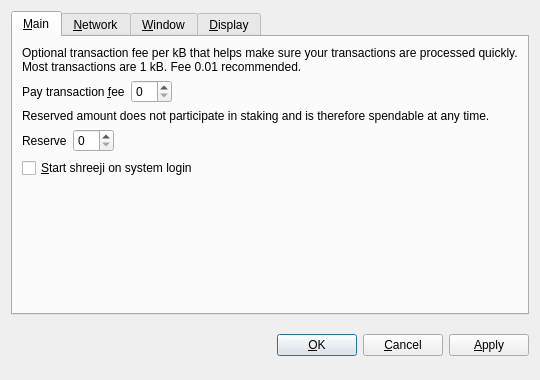
<?xml version="1.0" encoding="UTF-8"?>
<ui version="4.0">
 <class>OptionsDialog</class>
 <widget class="QDialog" name="OptionsDialog">
  <property name="geometry">
   <rect>
    <x>0</x>
    <y>0</y>
    <width>540</width>
    <height>380</height>
   </rect>
  </property>
  <property name="windowTitle">
   <string>Options</string>
  </property>
  <property name="modal">
   <bool>true</bool>
  </property>
  <layout class="QVBoxLayout" name="verticalLayout">
   <item>
    <widget class="QTabWidget" name="tabWidget">
     <property name="tabPosition">
      <enum>QTabWidget::North</enum>
     </property>
     <property name="currentIndex">
      <number>0</number>
     </property>
     <widget class="QWidget" name="tabMain">
      <attribute name="title">
       <string>&amp;Main</string>
      </attribute>
      <layout class="QVBoxLayout" name="verticalLayout_Main">
       <item>
        <widget class="QLabel" name="transactionFeeInfoLabel">
         <property name="text">
          <string>Optional transaction fee per kB that helps make sure your transactions are processed quickly. Most transactions are 1 kB. Fee 0.01 recommended.</string>
         </property>
         <property name="textFormat">
          <enum>Qt::PlainText</enum>
         </property>
         <property name="wordWrap">
          <bool>true</bool>
         </property>
        </widget>
       </item>
       <item>
        <layout class="QHBoxLayout" name="horizontalLayoutFee">
         <item>
          <widget class="QLabel" name="transactionFeeLabel">
           <property name="text">
            <string>Pay transaction &amp;fee</string>
           </property>
           <property name="textFormat">
            <enum>Qt::PlainText</enum>
           </property>
           <property name="buddy">
            <cstring>transactionFee</cstring>
           </property>
          </widget>
         </item>
         <item>
          <widget class="BitcoinAmountField" name="transactionFee"/>
         </item>
         <item>
          <spacer name="horizontalSpacerFee">
           <property name="orientation">
            <enum>Qt::Horizontal</enum>
           </property>
           <property name="sizeHint" stdset="0">
            <size>
             <width>40</width>
             <height>20</height>
            </size>
           </property>
          </spacer>
         </item>
        </layout>
       </item>
       <item>
        <widget class="QLabel" name="reserveBalanceInfoLabel">
         <property name="text">
          <string>Reserved amount does not participate in staking and is therefore spendable at any time.</string>
         </property>
         <property name="textFormat">
          <enum>Qt::PlainText</enum>
         </property>
         <property name="wordWrap">
          <bool>true</bool>
         </property>
        </widget>
       </item>
       <item>
        <layout class="QHBoxLayout" name="horizontalLayoutReserveBalance">
         <item>
          <widget class="QLabel" name="reserveBalanceLabel">
           <property name="text">
            <string>Reserve</string>
           </property>
           <property name="textFormat">
            <enum>Qt::PlainText</enum>
           </property>
           <property name="buddy">
            <cstring>reserveBalance</cstring>
           </property>
          </widget>
         </item>
         <item>
          <widget class="BitcoinAmountField" name="reserveBalance"/>
         </item>
         <item>
          <spacer name="horizontalSpacerReserveBalance">
           <property name="orientation">
            <enum>Qt::Horizontal</enum>
           </property>
           <property name="sizeHint" stdset="0">
            <size>
             <width>40</width>
             <height>20</height>
            </size>
           </property>
          </spacer>
         </item>
        </layout>
       </item>
       <item>
        <widget class="QCheckBox" name="bitcoinAtStartup">
         <property name="toolTip">
          <string>Automatically start shreeji after logging in to the system.</string>
         </property>
         <property name="text">
          <string>&amp;Start shreeji on system login</string>
         </property>
        </widget>
       </item>
       <item>
        <spacer name="verticalSpacer_Main">
         <property name="orientation">
          <enum>Qt::Vertical</enum>
         </property>
         <property name="sizeHint" stdset="0">
          <size>
           <width>20</width>
           <height>40</height>
          </size>
         </property>
        </spacer>
       </item>
      </layout>
     </widget>
     <widget class="QWidget" name="tabNetwork">
      <attribute name="title">
       <string>&amp;Network</string>
      </attribute>
      <layout class="QVBoxLayout" name="verticalLayout_Network">
       <item>
        <widget class="QCheckBox" name="mapPortUpnp">
         <property name="toolTip">
          <string>Automatically open the shreeji client port on the router. This only works when your router supports UPnP and it is enabled.</string>
         </property>
         <property name="text">
          <string>Map port using &amp;UPnP</string>
         </property>
        </widget>
       </item>
       <item>
        <widget class="QCheckBox" name="connectSocks">
         <property name="toolTip">
          <string>Connect to the shreeji network through a SOCKS proxy (e.g. when connecting through Tor).</string>
         </property>
         <property name="text">
          <string>&amp;Connect through SOCKS proxy:</string>
         </property>
        </widget>
       </item>
       <item>
        <layout class="QHBoxLayout" name="horizontalLayout_Network">
         <item>
          <widget class="QLabel" name="proxyIpLabel">
           <property name="text">
            <string>Proxy &amp;IP:</string>
           </property>
           <property name="textFormat">
            <enum>Qt::PlainText</enum>
           </property>
           <property name="buddy">
            <cstring>proxyIp</cstring>
           </property>
          </widget>
         </item>
         <item>
          <widget class="QValidatedLineEdit" name="proxyIp">
           <property name="maximumSize">
            <size>
             <width>140</width>
             <height>16777215</height>
            </size>
           </property>
           <property name="toolTip">
            <string>IP address of the proxy (e.g. 127.0.0.1)</string>
           </property>
          </widget>
         </item>
         <item>
          <widget class="QLabel" name="proxyPortLabel">
           <property name="text">
            <string>&amp;Port:</string>
           </property>
           <property name="textFormat">
            <enum>Qt::PlainText</enum>
           </property>
           <property name="buddy">
            <cstring>proxyPort</cstring>
           </property>
          </widget>
         </item>
         <item>
          <widget class="QLineEdit" name="proxyPort">
           <property name="maximumSize">
            <size>
             <width>55</width>
             <height>16777215</height>
            </size>
           </property>
           <property name="toolTip">
            <string>Port of the proxy (e.g. 9050)</string>
           </property>
          </widget>
         </item>
         <item>
          <widget class="QLabel" name="socksVersionLabel">
           <property name="text">
            <string>SOCKS &amp;Version:</string>
           </property>
           <property name="textFormat">
            <enum>Qt::PlainText</enum>
           </property>
           <property name="buddy">
            <cstring>socksVersion</cstring>
           </property>
          </widget>
         </item>
         <item>
          <widget class="QValueComboBox" name="socksVersion">
           <property name="toolTip">
            <string>SOCKS version of the proxy (e.g. 5)</string>
           </property>
          </widget>
         </item>
         <item>
          <spacer name="horizontalSpacer_Network">
           <property name="orientation">
            <enum>Qt::Horizontal</enum>
           </property>
           <property name="sizeHint" stdset="0">
            <size>
             <width>40</width>
             <height>20</height>
            </size>
           </property>
          </spacer>
         </item>
        </layout>
       </item>
       <item>
        <spacer name="verticalSpacer_Network">
         <property name="orientation">
          <enum>Qt::Vertical</enum>
         </property>
         <property name="sizeHint" stdset="0">
          <size>
           <width>20</width>
           <height>40</height>
          </size>
         </property>
        </spacer>
       </item>
      </layout>
     </widget>
     <widget class="QWidget" name="tabWindow">
      <attribute name="title">
       <string>&amp;Window</string>
      </attribute>
      <layout class="QVBoxLayout" name="verticalLayout_Window">
       <item>
        <widget class="QCheckBox" name="minimizeToTray">
         <property name="toolTip">
          <string>Show only a tray icon after minimizing the window.</string>
         </property>
         <property name="text">
          <string>&amp;Minimize to the tray instead of the taskbar</string>
         </property>
        </widget>
       </item>
       <item>
        <widget class="QCheckBox" name="minimizeOnClose">
         <property name="toolTip">
          <string>Minimize instead of exit the application when the window is closed. When this option is enabled, the application will be closed only after selecting Quit in the menu.</string>
         </property>
         <property name="text">
          <string>M&amp;inimize on close</string>
         </property>
        </widget>
       </item>
       <item>
        <spacer name="verticalSpacer_Window">
         <property name="orientation">
          <enum>Qt::Vertical</enum>
         </property>
         <property name="sizeHint" stdset="0">
          <size>
           <width>20</width>
           <height>40</height>
          </size>
         </property>
        </spacer>
       </item>
      </layout>
     </widget>
     <widget class="QWidget" name="tabDisplay">
      <attribute name="title">
       <string>&amp;Display</string>
      </attribute>
      <layout class="QVBoxLayout" name="verticalLayout_Display">
       <item>
        <layout class="QHBoxLayout" name="horizontalLayout_1_Display">
         <item>
          <widget class="QLabel" name="langLabel">
           <property name="text">
            <string>User Interface &amp;language:</string>
           </property>
           <property name="textFormat">
            <enum>Qt::PlainText</enum>
           </property>
           <property name="buddy">
            <cstring>lang</cstring>
           </property>
          </widget>
         </item>
         <item>
          <widget class="QValueComboBox" name="lang">
           <property name="toolTip">
            <string>The user interface language can be set here. This setting will take effect after restarting shreeji.</string>
           </property>
          </widget>
         </item>
        </layout>
       </item>
       <item>
        <layout class="QHBoxLayout" name="horizontalLayout_2_Display">
         <item>
          <widget class="QLabel" name="unitLabel">
           <property name="text">
            <string>&amp;Unit to show amounts in:</string>
           </property>
           <property name="textFormat">
            <enum>Qt::PlainText</enum>
           </property>
           <property name="buddy">
            <cstring>unit</cstring>
           </property>
          </widget>
         </item>
         <item>
          <widget class="QValueComboBox" name="unit">
           <property name="toolTip">
            <string>Choose the default subdivision unit to show in the interface and when sending coins.</string>
           </property>
          </widget>
         </item>
        </layout>
       </item>
       <item>
        <widget class="QCheckBox" name="displayAddresses">
         <property name="toolTip">
          <string>Whether to show shreeji addresses in the transaction list or not.</string>
         </property>
         <property name="text">
          <string>&amp;Display addresses in transaction list</string>
         </property>
        </widget>
       </item>
       <item>
        <widget class="QCheckBox" name="coinControlFeatures">
         <property name="toolTip">
          <string>Whether to show coin control features or not.</string>
         </property>
         <property name="text">
          <string>Display coin &amp;control features (experts only!)</string>
         </property>
        </widget>
       </item>
       <item>
        <spacer name="verticalSpacer_Display">
         <property name="orientation">
          <enum>Qt::Vertical</enum>
         </property>
         <property name="sizeHint" stdset="0">
          <size>
           <width>20</width>
           <height>40</height>
          </size>
         </property>
        </spacer>
       </item>
      </layout>
     </widget>
    </widget>
   </item>
   <item>
    <layout class="QHBoxLayout" name="horizontalLayout_Buttons">
     <item>
      <spacer name="horizontalSpacer_1">
       <property name="orientation">
        <enum>Qt::Horizontal</enum>
       </property>
       <property name="sizeHint" stdset="0">
        <size>
         <width>40</width>
         <height>48</height>
        </size>
       </property>
      </spacer>
     </item>
     <item>
      <widget class="QLabel" name="statusLabel">
       <property name="font">
        <font>
         <weight>75</weight>
         <bold>true</bold>
        </font>
       </property>
       <property name="text">
        <string/>
       </property>
       <property name="textFormat">
        <enum>Qt::PlainText</enum>
       </property>
       <property name="wordWrap">
        <bool>true</bool>
       </property>
      </widget>
     </item>
     <item>
      <spacer name="horizontalSpacer_2">
       <property name="orientation">
        <enum>Qt::Horizontal</enum>
       </property>
       <property name="sizeHint" stdset="0">
        <size>
         <width>40</width>
         <height>48</height>
        </size>
       </property>
      </spacer>
     </item>
     <item>
      <widget class="QPushButton" name="okButton">
       <property name="text">
        <string>&amp;OK</string>
       </property>
      </widget>
     </item>
     <item>
      <widget class="QPushButton" name="cancelButton">
       <property name="text">
        <string>&amp;Cancel</string>
       </property>
       <property name="autoDefault">
        <bool>false</bool>
       </property>
      </widget>
     </item>
     <item>
      <widget class="QPushButton" name="applyButton">
       <property name="text">
        <string>&amp;Apply</string>
       </property>
       <property name="autoDefault">
        <bool>false</bool>
       </property>
      </widget>
     </item>
    </layout>
   </item>
  </layout>
 </widget>
 <customwidgets>
  <customwidget>
   <class>BitcoinAmountField</class>
   <extends>QSpinBox</extends>
   <header>bitcoinamountfield.h</header>
  </customwidget>
  <customwidget>
   <class>QValueComboBox</class>
   <extends>QComboBox</extends>
   <header>qvaluecombobox.h</header>
  </customwidget>
  <customwidget>
   <class>QValidatedLineEdit</class>
   <extends>QLineEdit</extends>
   <header>qvalidatedlineedit.h</header>
  </customwidget>
 </customwidgets>
 <resources/>
 <connections/>
</ui>
